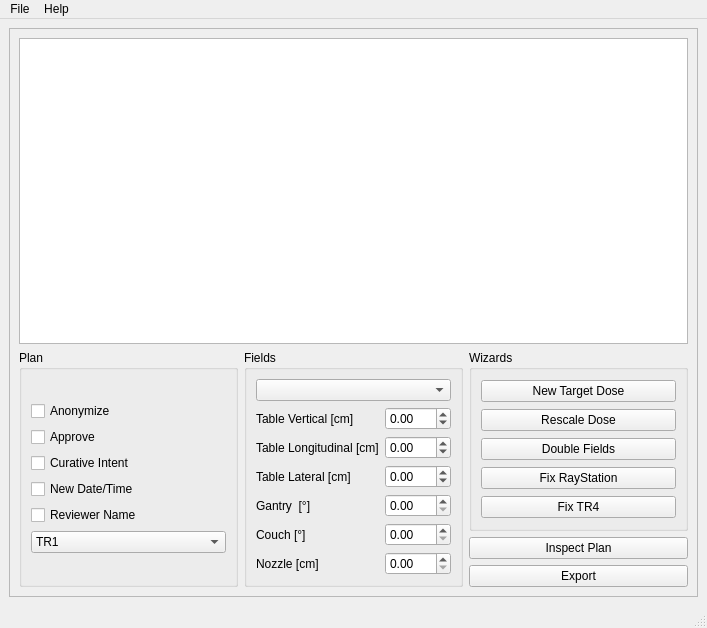
<?xml version="1.0" encoding="UTF-8"?>
<ui version="4.0">
 <class>MainWindow</class>
 <widget class="QMainWindow" name="MainWindow">
  <property name="geometry">
   <rect>
    <x>0</x>
    <y>0</y>
    <width>707</width>
    <height>628</height>
   </rect>
  </property>
  <property name="sizePolicy">
   <sizepolicy hsizetype="Maximum" vsizetype="Maximum">
    <horstretch>0</horstretch>
    <verstretch>0</verstretch>
   </sizepolicy>
  </property>
  <property name="windowTitle">
   <string>DicomFix</string>
  </property>
  <widget class="QWidget" name="centralwidget">
   <property name="sizePolicy">
    <sizepolicy hsizetype="Maximum" vsizetype="Maximum">
     <horstretch>0</horstretch>
     <verstretch>0</verstretch>
    </sizepolicy>
   </property>
   <layout class="QHBoxLayout" name="horizontalLayout">
    <item>
     <widget class="QFrame" name="frame">
      <property name="frameShape">
       <enum>QFrame::StyledPanel</enum>
      </property>
      <property name="frameShadow">
       <enum>QFrame::Raised</enum>
      </property>
      <layout class="QVBoxLayout" name="verticalLayout_5">
       <item>
        <layout class="QVBoxLayout" name="verticalLayout_3">
         <item>
          <widget class="QListView" name="listView"/>
         </item>
         <item>
          <layout class="QHBoxLayout" name="horizontalLayout_2">
           <item>
            <widget class="QGroupBox" name="groupBox_3">
             <property name="title">
              <string>Plan</string>
             </property>
             <property name="flat">
              <bool>false</bool>
             </property>
             <property name="checkable">
              <bool>false</bool>
             </property>
             <layout class="QVBoxLayout" name="verticalLayout_7">
              <item>
               <layout class="QVBoxLayout" name="verticalLayout_2">
                <item>
                 <widget class="QCheckBox" name="checkBox_anonymize">
                  <property name="text">
                   <string>Anonymize</string>
                  </property>
                 </widget>
                </item>
                <item>
                 <widget class="QCheckBox" name="checkBox_approve">
                  <property name="text">
                   <string>Approve</string>
                  </property>
                 </widget>
                </item>
                <item>
                 <widget class="QCheckBox" name="checkBox_curative_intent">
                  <property name="text">
                   <string>Curative Intent</string>
                  </property>
                 </widget>
                </item>
                <item>
                 <widget class="QCheckBox" name="checkBox_newdatetime">
                  <property name="text">
                   <string>New Date/Time</string>
                  </property>
                 </widget>
                </item>
                <item>
                 <widget class="QCheckBox" name="checkBox_reviewername">
                  <property name="text">
                   <string>Reviewer Name</string>
                  </property>
                 </widget>
                </item>
                <item>
                 <widget class="QComboBox" name="comboBox_treatment_machine">
                  <item>
                   <property name="text">
                    <string>TR1</string>
                   </property>
                  </item>
                  <item>
                   <property name="text">
                    <string>TR2</string>
                   </property>
                  </item>
                  <item>
                   <property name="text">
                    <string>TR3</string>
                   </property>
                  </item>
                  <item>
                   <property name="text">
                    <string>TR4</string>
                   </property>
                  </item>
                 </widget>
                </item>
               </layout>
              </item>
             </layout>
            </widget>
           </item>
           <item>
            <widget class="QGroupBox" name="groupBox">
             <property name="title">
              <string>Fields</string>
             </property>
             <layout class="QVBoxLayout" name="verticalLayout_6">
              <item>
               <layout class="QVBoxLayout" name="verticalLayout">
                <item>
                 <widget class="QComboBox" name="comboBox_field"/>
                </item>
                <item>
                 <layout class="QGridLayout" name="gridLayout">
                  <item row="1" column="0">
                   <widget class="QLabel" name="label_table_longitudinal">
                    <property name="toolTip">
                     <string>Table position along its long axis. Positive direction to cranial side.</string>
                    </property>
                    <property name="text">
                     <string>Table Longitudinal [cm]</string>
                    </property>
                   </widget>
                  </item>
                  <item row="0" column="1">
                   <widget class="QDoubleSpinBox" name="doubleSpinBox_table_vertical">
                    <property name="minimum">
                     <double>-99.000000000000000</double>
                    </property>
                   </widget>
                  </item>
                  <item row="0" column="0">
                   <widget class="QLabel" name="label">
                    <property name="toolTip">
                     <string extracomment="fff">Table height, positive upwards</string>
                    </property>
                    <property name="text">
                     <string>Table Vertical [cm]</string>
                    </property>
                   </widget>
                  </item>
                  <item row="2" column="1">
                   <widget class="QDoubleSpinBox" name="doubleSpinBox_table_lateral">
                    <property name="minimum">
                     <double>-99.000000000000000</double>
                    </property>
                   </widget>
                  </item>
                  <item row="1" column="1">
                   <widget class="QDoubleSpinBox" name="doubleSpinBox_table_longitudinal">
                    <property name="minimum">
                     <double>-99.000000000000000</double>
                    </property>
                   </widget>
                  </item>
                  <item row="2" column="0">
                   <widget class="QLabel" name="label_lateral">
                    <property name="toolTip">
                     <string>Lateral table position, positive to move in patients left side.</string>
                    </property>
                    <property name="text">
                     <string>Table Lateral [cm]</string>
                    </property>
                   </widget>
                  </item>
                  <item row="3" column="1">
                   <widget class="QDoubleSpinBox" name="doubleSpinBox_gantry">
                    <property name="sizePolicy">
                     <sizepolicy hsizetype="Minimum" vsizetype="Fixed">
                      <horstretch>0</horstretch>
                      <verstretch>0</verstretch>
                     </sizepolicy>
                    </property>
                   </widget>
                  </item>
                  <item row="3" column="0">
                   <widget class="QLabel" name="label_4">
                    <property name="toolTip">
                     <string>Ganty Angle, 0 if beam comes from top. Positive direction moves clockwise seen from alcove.</string>
                    </property>
                    <property name="text">
                     <string>Gantry  [°]</string>
                    </property>
                   </widget>
                  </item>
                  <item row="4" column="1">
                   <widget class="QDoubleSpinBox" name="doubleSpinBox_couch"/>
                  </item>
                  <item row="4" column="0">
                   <widget class="QLabel" name="label_5">
                    <property name="text">
                     <string>Couch [°]</string>
                    </property>
                   </widget>
                  </item>
                  <item row="5" column="0">
                   <widget class="QLabel" name="label_6">
                    <property name="text">
                     <string>Nozzle [cm]</string>
                    </property>
                   </widget>
                  </item>
                  <item row="5" column="1">
                   <widget class="QDoubleSpinBox" name="doubleSpinBox_nozzle_position">
                    <property name="maximum">
                     <double>250.000000000000000</double>
                    </property>
                   </widget>
                  </item>
                 </layout>
                </item>
               </layout>
              </item>
             </layout>
            </widget>
           </item>
           <item>
            <layout class="QVBoxLayout" name="verticalLayout_4">
             <item>
              <widget class="QGroupBox" name="groupBox_2">
               <property name="title">
                <string>Wizards</string>
               </property>
               <layout class="QVBoxLayout" name="verticalLayout_8">
                <item>
                 <widget class="QPushButton" name="pushButton_new_target_dose">
                  <property name="text">
                   <string>New Target Dose</string>
                  </property>
                 </widget>
                </item>
                <item>
                 <widget class="QPushButton" name="pushButton_rescale_dose">
                  <property name="text">
                   <string>Rescale Dose</string>
                  </property>
                 </widget>
                </item>
                <item>
                 <widget class="QPushButton" name="pushButton_double_fields">
                  <property name="text">
                   <string>Double Fields</string>
                  </property>
                 </widget>
                </item>
                <item>
                 <widget class="QPushButton" name="pushButton_fix_raystation">
                  <property name="text">
                   <string>Fix RayStation</string>
                  </property>
                 </widget>
                </item>
                <item>
                 <widget class="QPushButton" name="pushButton_fix_tr4">
                  <property name="text">
                   <string>Fix TR4</string>
                  </property>
                 </widget>
                </item>
               </layout>
              </widget>
             </item>
             <item>
              <widget class="QPushButton" name="pushButton_inspect_plan">
               <property name="sizePolicy">
                <sizepolicy hsizetype="Minimum" vsizetype="Fixed">
                 <horstretch>0</horstretch>
                 <verstretch>0</verstretch>
                </sizepolicy>
               </property>
               <property name="text">
                <string>Inspect Plan</string>
               </property>
              </widget>
             </item>
             <item>
              <widget class="QPushButton" name="pushButton_export">
               <property name="text">
                <string>Export</string>
               </property>
              </widget>
             </item>
            </layout>
           </item>
          </layout>
         </item>
        </layout>
       </item>
      </layout>
     </widget>
    </item>
   </layout>
  </widget>
  <widget class="QMenuBar" name="menubar">
   <property name="geometry">
    <rect>
     <x>0</x>
     <y>0</y>
     <width>707</width>
     <height>21</height>
    </rect>
   </property>
   <widget class="QMenu" name="menuFile">
    <property name="title">
     <string>File</string>
    </property>
    <addaction name="actionOpen"/>
   </widget>
   <widget class="QMenu" name="menuHelp">
    <property name="title">
     <string>Help</string>
    </property>
    <addaction name="actionAbout"/>
   </widget>
   <addaction name="menuFile"/>
   <addaction name="menuHelp"/>
  </widget>
  <widget class="QStatusBar" name="statusbar"/>
  <action name="actionAbout">
   <property name="text">
    <string>About</string>
   </property>
  </action>
  <action name="actionOpen">
   <property name="icon">
    <iconset theme="folder-open"/>
   </property>
   <property name="text">
    <string>Open</string>
   </property>
   <property name="shortcut">
    <string>Ctrl+O</string>
   </property>
  </action>
 </widget>
 <resources/>
 <connections/>
</ui>
